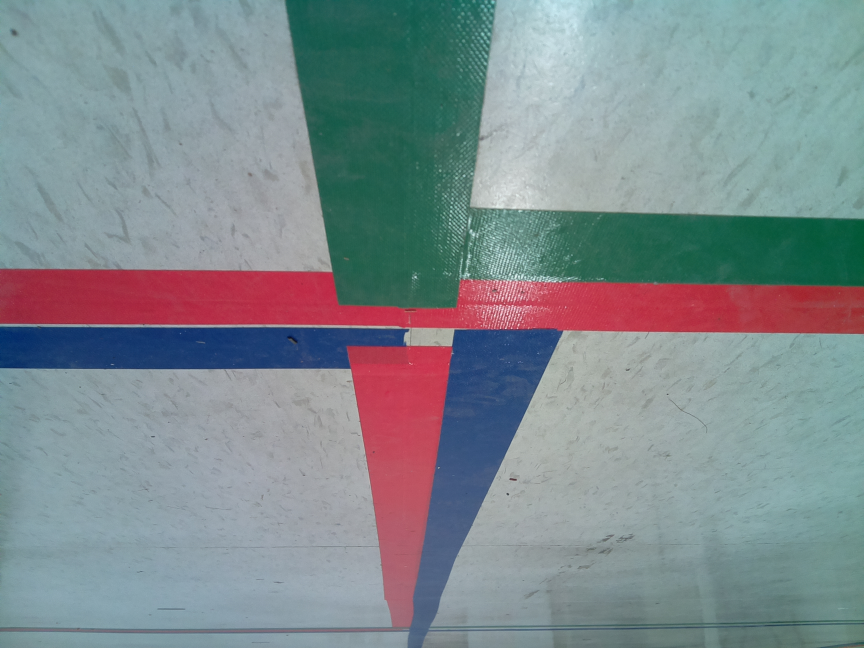
#> input picture T_all_group_all/Bot/opencv/img0.png, 2592 x 1944 px (shown at 1/3 size)
$ python test_cv.py
#> lines starting #> are read from the running program, lines starting #| are printed output that depends on the picture; after the words box and inside, x2 and y2 are one past the last pixel; in counts of white or black regions, pixels touching at a corner belong together; long printed decimals are rounded
import numpy as np
import cv2

#image_file = 'image1.png'
image_file = 'img0.png'
#image_file = 'image11.png'
#image_file = 'image12.png'
#image_file = 'image13.png'

#cv2.IMREAD_COLOR
#IMREAD_GRAYSCALE

image_width = 1024
image_height = 768

img = cv2.imread(image_file,cv2.IMREAD_COLOR)
#> img is the input picture: shape (1944, 2592, 3); mean B, G, R 142.8, 138.7, 127.1
# resize
img = cv2.resize(img, (image_width, image_height), interpolation=cv2.INTER_CUBIC)
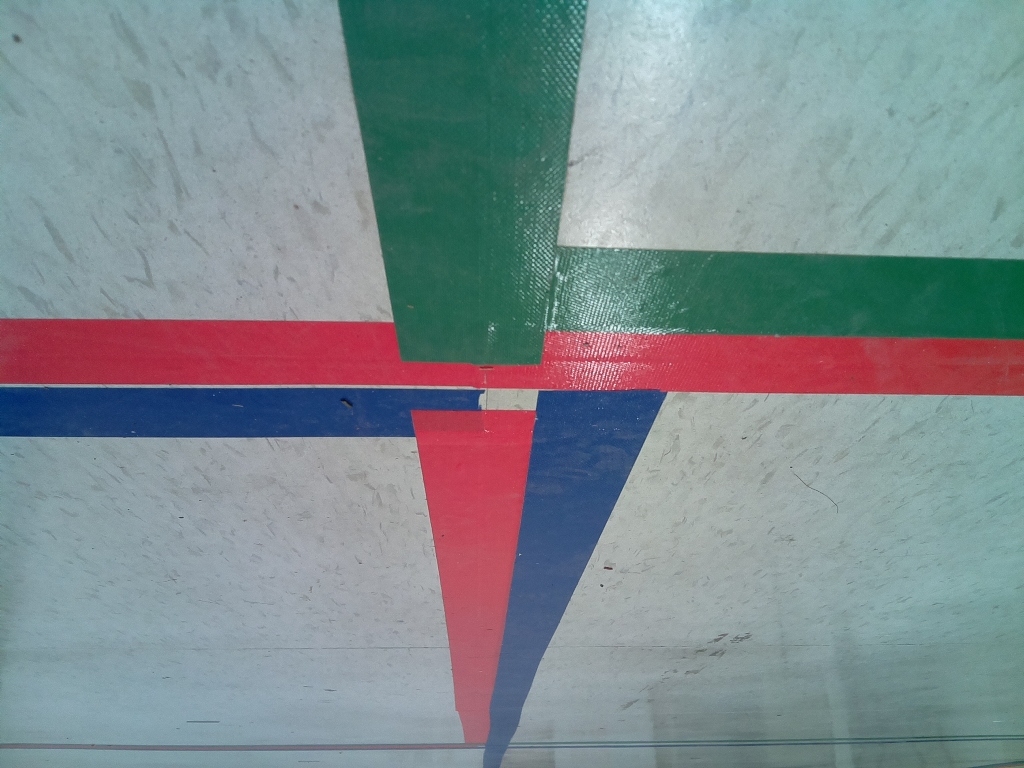
#> img: shape (768, 1024, 3); mean B, G, R 142.8, 138.7, 127.1
# rotate

rows,cols,channel = img.shape
#> rows = 768; cols = 1024; channel = 3

M = cv2.getRotationMatrix2D((cols/2,rows/2),180,1)
img = cv2.warpAffine(img,M,(cols,rows))
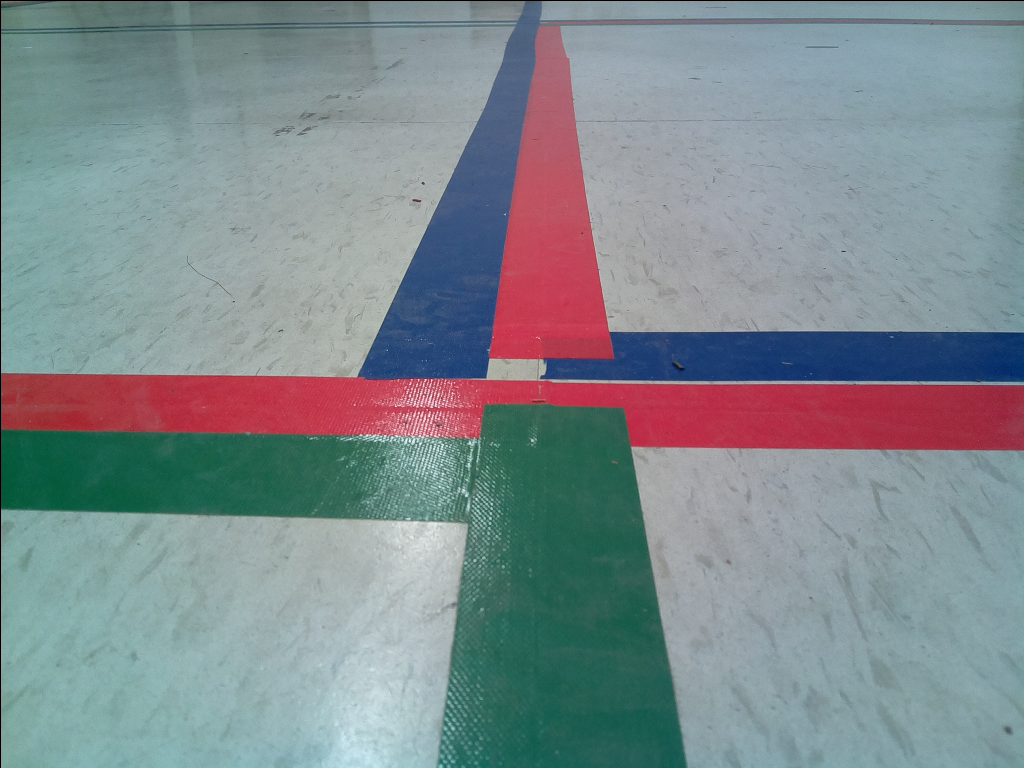
#> img: shape (768, 1024, 3); mean B, G, R 142.5, 138.4, 126.9

# filter

(B,G,R) = cv2.split(img)
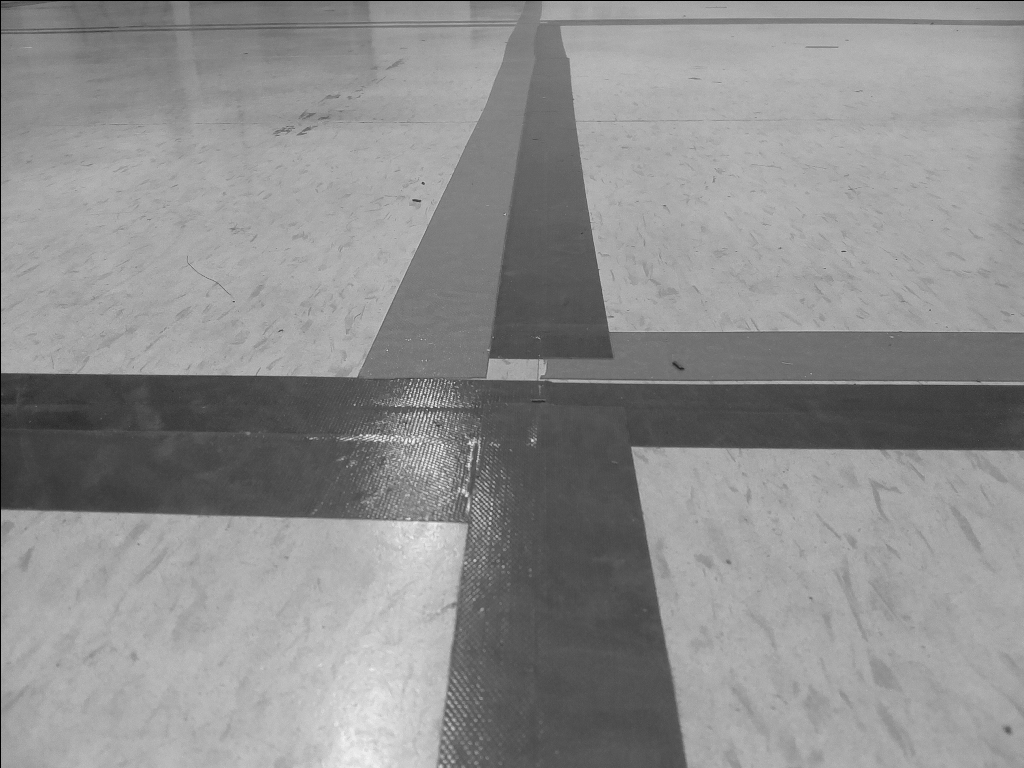
#> B: shape (768, 1024); min 0, max 247, mean 142.5
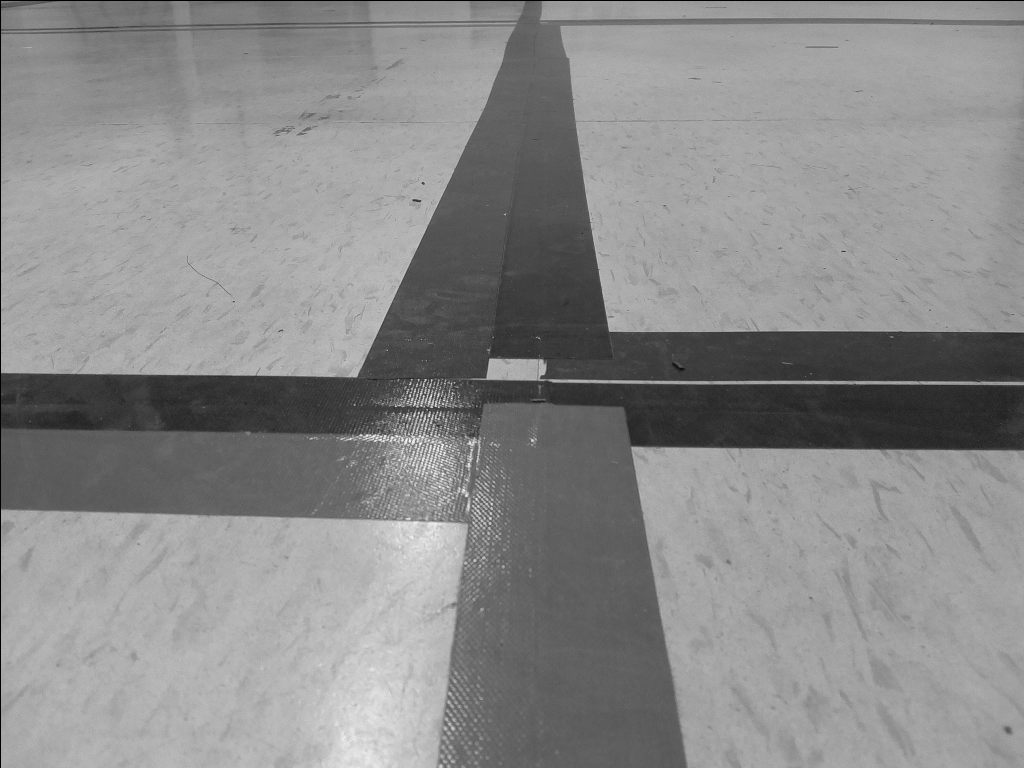
#> G: shape (768, 1024); min 0, max 249, mean 138.4
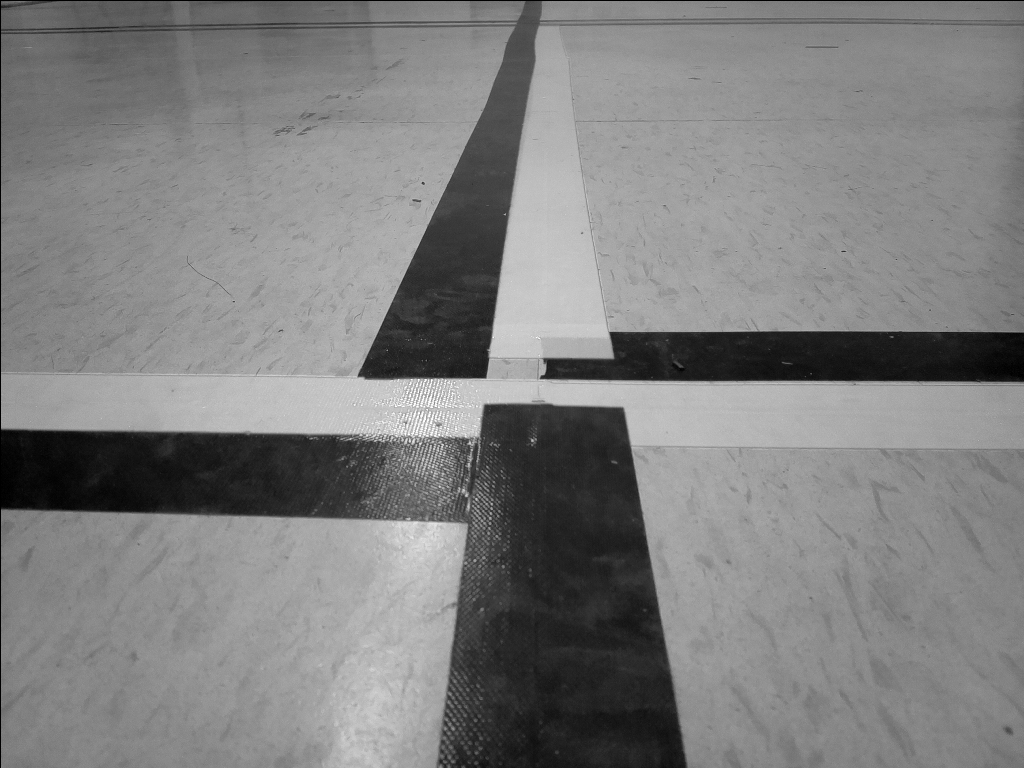
#> R: shape (768, 1024); min 0, max 255, mean 126.9

cv2.imshow("Red",R)
cv2.imshow("Green",G)
cv2.imshow("Blue",B)

grey = R

# binary
retval, dst = cv2.threshold(grey, 0, 255, cv2.THRESH_OTSU)
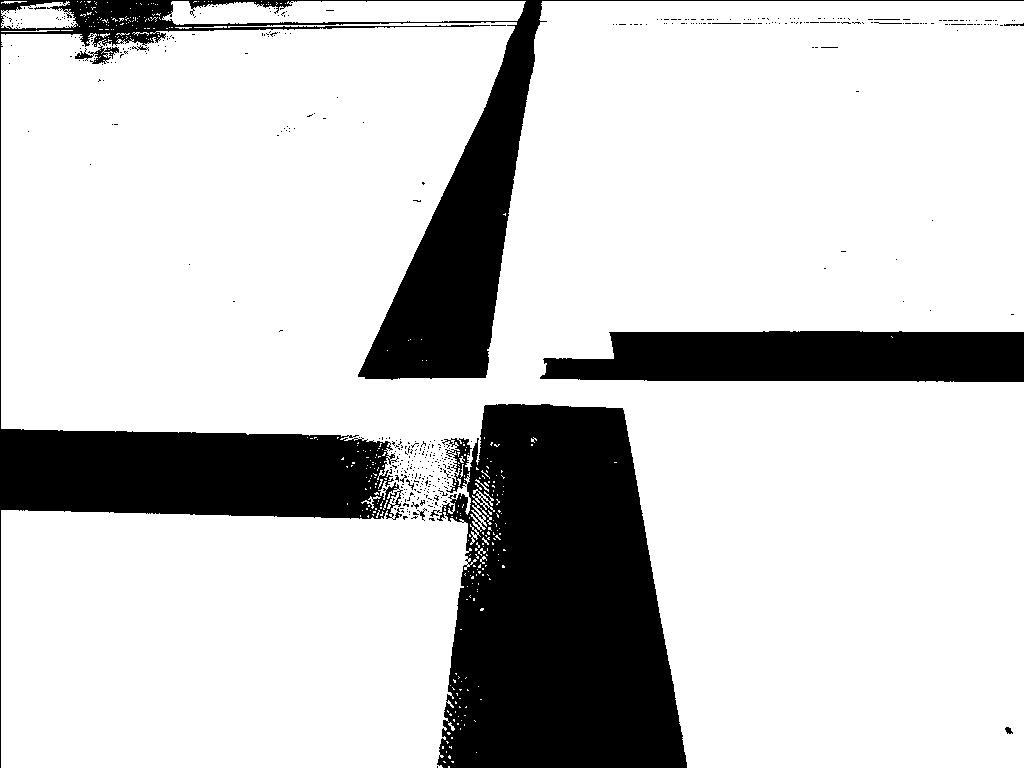
#> dst: shape (768, 1024); 79.7% white; 444 black regions (431 under 20 px), largest, box (x1, y1, x2, y2) and area: (430, 404, 687, 768) 70570, (0, 0, 1024, 768) 65493, (540, 331, 1024, 382) 21729
#> retval = 95

color = dst[1:50,10:500]
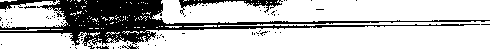
#> color: shape (49, 490); 74.4% white; 83 black regions (77 under 20 px), largest, box (x1, y1, x2, y2) and area: (0, 0, 490, 49) 5315, (179, 0, 283, 15) 413, (0, 0, 56, 10) 201, (122, 44, 139, 49) 36, (96, 46, 109, 49) 27, (24, 6, 36, 9) 21

cv2.imshow('color',color)
#cv2.waitKey(0)
#cv2.destroyAllWindows()

try:
	black_count = np.sum(color == 0)
#> black_count = 6154
	black_index = np.where(color == 0)
#> black_index = 6154 positions, rows 0 to 48, columns 0 to 489
	#if black_count == 0:
	#	black_count = 1
	print(black_index)
#> (printed output is left out)

	#center = (black_index[0][black_count - 1] + black_index[0][0]) / 2
	center = np.sum(black_index)/black_count
#> center = 172.5
	print(center)
#| 172.505
	#print(center)
	direction = center - image_width/2
#> direction = -339.5
	print(direction)
#| -339.495

	turn = (image_width/2 - center)/image_width
#> turn = 0.332

	print(turn)
#| 0.3315

except Exception as e:
	print(e)

print(dst.shape)
#| (768, 1024)

cv2.imshow('image',dst)
cv2.waitKey(0)
cv2.destroyAllWindows()

$ run again, with T_all_group_all/Bot/opencv/image1.png copied over T_all_group_all/Bot/opencv/img0.png
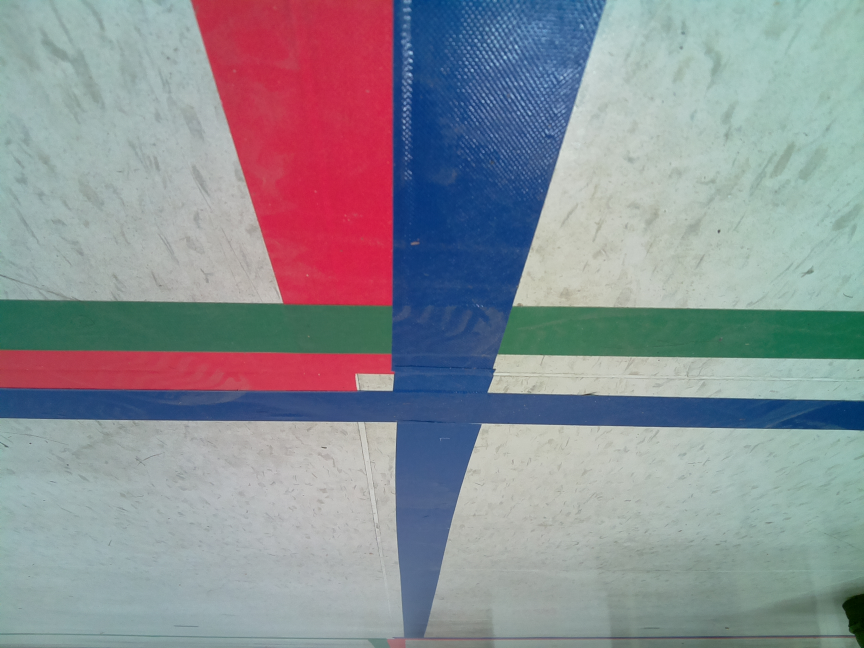
#> input picture T_all_group_all/Bot/opencv/image1.png, 2592 x 1944 px (shown at 1/3 size)
#> img is the input picture: shape (1944, 2592, 3); mean B, G, R 149.7, 143.2, 140
#> `retval, dst = cv2.threshold(grey, 0, 255, cv2.THRESH_OTSU)`:
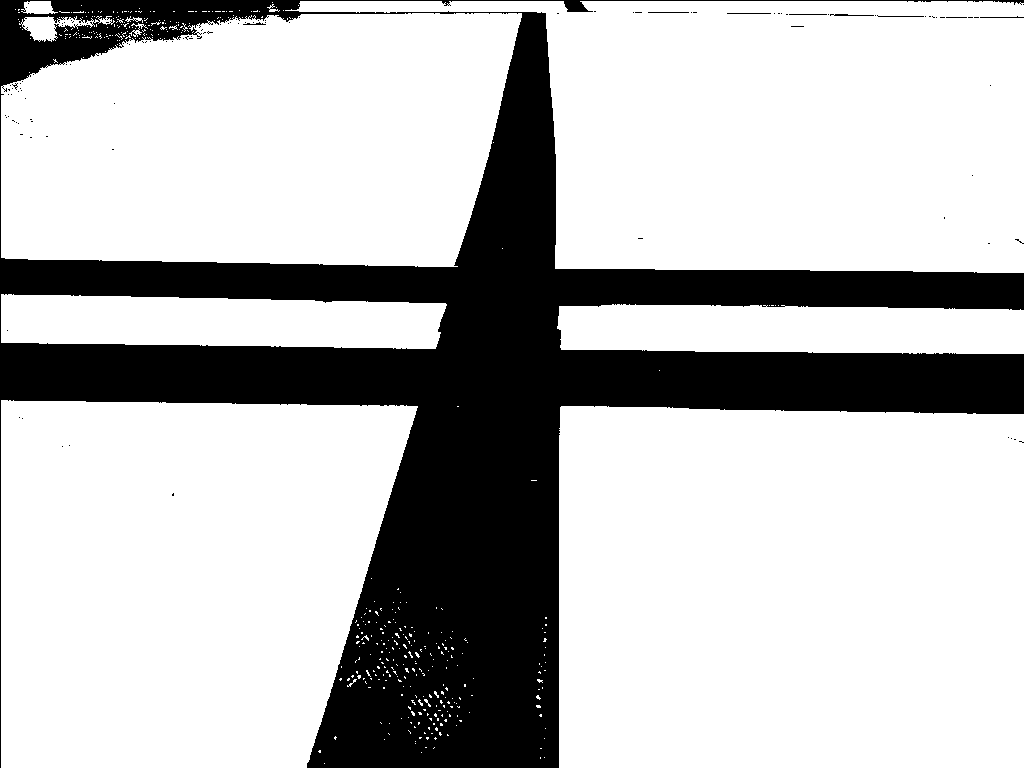
#> dst: shape (768, 1024); 74.5% white; 113 black regions (104 under 20 px), largest, box (x1, y1, x2, y2) and area: (0, 0, 1024, 768) 200216, (830, 14, 874, 16) 58, (877, 15, 924, 17) 47
#> retval = 110
#> `color = dst[1:50,10:500]`:
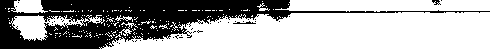
#> color: shape (49, 490); 63.7% white; 44 black regions (41 under 20 px), largest, box (x1, y1, x2, y2) and area: (0, 0, 490, 49) 8586, (233, 21, 256, 24) 33, (432, 0, 441, 5) 26
#> black_count = 8709
#> black_index = 8709 positions, rows 0 to 48, columns 0 to 489
#> (printed output is left out)
#> center = 155.1
#| 155.121
#> direction = -356.9
#| -356.879
#> turn = 0.349
#| 0.3485
#| (768, 1024)
